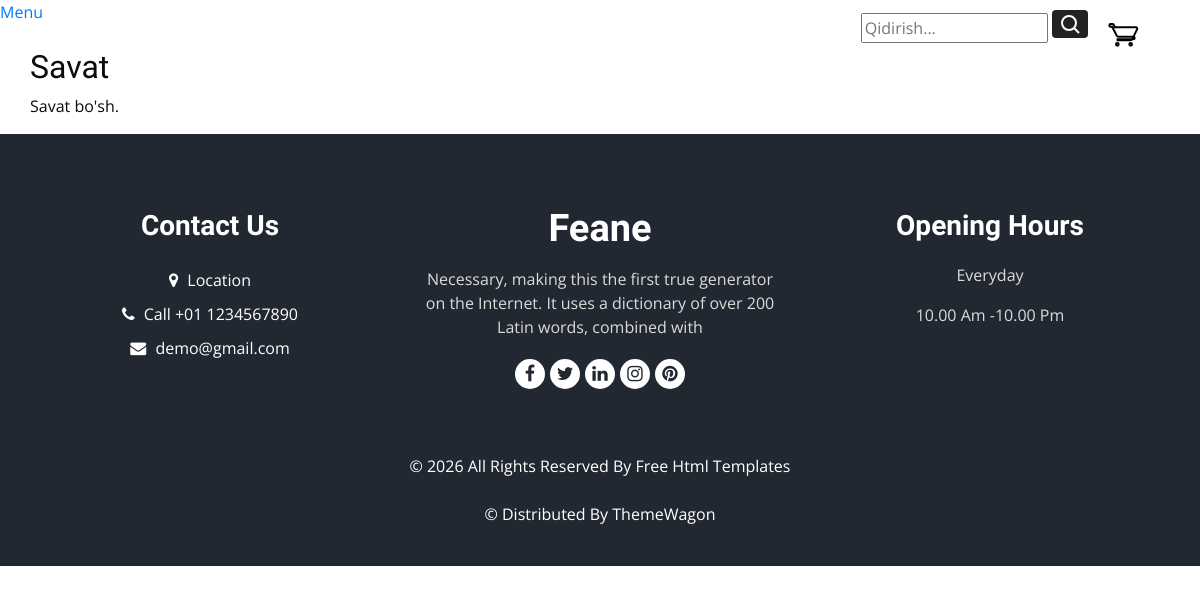
/cart/ (signed in), run on an earlier commit of the app's database.
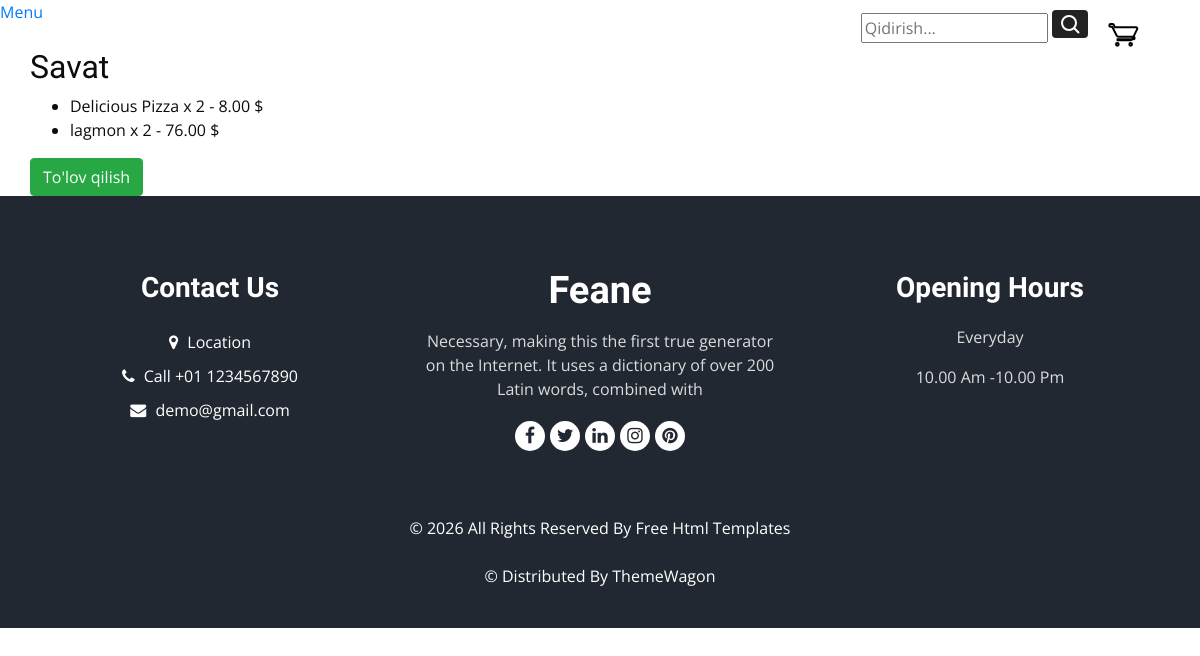
And on a later commit of the database.
### main/models.py (models this page shows, shortened)
class OrderProduct(models.Model):
    order = models.ForeignKey(Order, on_delete=models.CASCADE, related_name='items')
    product = models.ForeignKey(Product, on_delete=models.CASCADE)
    quantity = models.PositiveIntegerField(default=1)

class Product(models.Model):
    title = models.CharField(max_length=255)
    description = models.TextField(null=True, blank=True)
    image = models.ImageField(upload_to='products/', null=True, blank=True)
    price = models.DecimalField(max_digits=10, decimal_places=2)
    discount = models.IntegerField(default=0)
    is_active = models.BooleanField(default=True)
    category = models.ForeignKey(Category, on_delete=models.SET_NULL, null=True,related_name='products')
    class Meta:
        permissions = [
            ("can_delevry_pizzas","can")
        ]

### main/views.py (the view)
# urls.py: path('cart/',                    cart_view,          name='cart'),
@login_required(login_url='main:login')
def cart_view(request):
    order = Order.objects.filter(
        user=request.user,
        status='pending'
    ).first()
    return render(request, 'main/cart.html', {'order': order})

### templates/main/cart.html
{% extends 'base.html' %}
{% block main %}
<div class="container mt-4">
    <h2>Savat</h2>
    {% if order and order.items.all %}
        <ul>
        {% for item in order.items.all %}
            <li>{{ item.product.title }} x {{ item.quantity }} - {{ item.product.price }} $</li>
        {% endfor %}
        </ul>
        <a href="{% url 'payment' %}" class="btn btn-success">To'lov qilish</a>
    {% else %}
        <p>Savat bo'sh.</p>
    {% endif %}
</div>
{% endblock %}

### templates/base.html (shortened to what this page needs)
  <a href="{% url 'menu' %}">Menu</a>
<!DOCTYPE html>
<html lang="uz">
<head>
  {% include 'components/_styles.html' %}
</head>
<body>
<div style="position:absolute;top:10px;right:60px;z-index:1000;display:flex;gap:20px;align-items:center;">
  <form method="get" action="{% url 'product_search' %}" style="display:inline-block;">
    <input type="text" name="q" placeholder="Qidirish...">
    <button type="submit" style="background:#222;color:#fff;border:none;padding:4px 8px;border-radius:4px;display:inline-flex;align-items:center;justify-content:center;">
      <svg xmlns="http://www.w3.org/2000/svg" width="20" height="20" fill="currentColor" viewBox="0 0 20 20">
        <circle cx="9" cy="9" r="7" stroke="#fff" stroke-width="2" fill="none"/>
        <line x1="14" y1="14" x2="19" y2="19" stroke="#fff" stroke-width="2"/>
      </svg>
    </button>
  </form>
  <a href="{% url 'cart' %}" title="Savat" style="position:relative;display:inline-block;">
  </a>
</div>
{% block main %}{% endblock main %}
{% include 'components/_footer.html' %}
</body>
</html>

### templates/components/_icon.html (shortened to what this page needs)
  {% load static %}

### templates/components/_styles.html (shortened to what this page needs)
{% load static %}
  <link rel="stylesheet" type="text/css" href="{% static 'css/bootstrap.css' %}" />
  <link rel="stylesheet" type="text/css" href="https://cdnjs.cloudflare.com/ajax/libs/OwlCarousel2/2.3.4/assets/owl.carousel.min.css" />
  <link rel="stylesheet" href="https://cdnjs.cloudflare.com/ajax/libs/jquery-nice-select/1.1.0/css/nice-select.min.css" />
  <link href="{% static 'css/font-awesome.min.css' %}" rel="stylesheet" />
  <link href="{% static 'css/style.css' %}" rel="stylesheet" />
  <link href="{% static 'css/responsive.css' %}" rel="stylesheet" />

### templates/components/_footer.html (shortened to what this page needs)
{% load static %}
<footer class="footer_section">
    <div class="container">
      <div class="row">
        <div class="col-md-4 footer-col">
          <div class="footer_contact">
            <h4>
              Contact Us
            </h4>
            <div class="contact_link_box">
              <a href="">
                <i class="fa fa-map-marker" aria-hidden="true"></i>
                <span>
                  Location
                </span>
              </a>
              <a href="">
                <i class="fa fa-phone" aria-hidden="true"></i>
                <span>
                  Call +01 1234567890
                </span>
              </a>
              <a href="">
                <i class="fa fa-envelope" aria-hidden="true"></i>
                <span>
                  demo@gmail.com
                </span>
              </a>
            </div>
          </div>
        </div>
        <div class="col-md-4 footer-col">
          <div class="footer_detail">
            <a href="" class="footer-logo">
              Feane
            </a>
            <p>
              Necessary, making this the first true generator on the Internet. It uses a dictionary of over 200 Latin words, combined with
            </p>
            <div class="footer_social">
              <a href="">
                <i class="fa fa-facebook" aria-hidden="true"></i>
              </a>
              <a href="">
                <i class="fa fa-twitter" aria-hidden="true"></i>
              </a>
              <a href="">
                <i class="fa fa-linkedin" aria-hidden="true"></i>
              </a>
              <a href="">
                <i class="fa fa-instagram" aria-hidden="true"></i>
              </a>
              <a href="">
                <i class="fa fa-pinterest" aria-hidden="true"></i>
              </a>
            </div>
          </div>
        </div>
        <div class="col-md-4 footer-col">
          <h4>
            Opening Hours
          </h4>
          <p>
            Everyday
          </p>
          <p>
            10.00 Am -10.00 Pm
          </p>
        </div>
      </div>
      <div class="footer-info">
        <p>
          &copy; <span id="displayYear"></span> All Rights Reserved By
          <a href="https://html.design/">Free Html Templates</a><br><br>
          &copy;  Distributed By
          <a href="https://themewagon.com/" target="_blank">ThemeWagon</a>
        </p>
      </div>
    </div>
  </footer>

### templates/components/_scripts.html (shortened to what this page needs)
{% load static %}

### static/css/style.css (style rules this page uses)
body { font-family: "Open Sans", sans-serif; color: #0c0c0c; background-color: #ffffff; overflow-x: hidden; }
h1, h2 { font-family: 'Dancing Script', cursive; }
a, a:hover, a:focus { text-decoration: none; }
.btn, .btn:focus { outline: none !important; -webkit-box-shadow: none; box-shadow: none; }
.footer_section { background-color: #222831; color: #ffffff; padding: 75px 0 40px 0; text-align: center; }
.footer_section h4 { font-size: 28px; }
.footer_section h4, .footer_section .footer-logo { font-weight: 600; margin-bottom: 20px; font-family: 'Dancing Script', cursive; }
.footer_section p { color: #dbdbdb; }
.footer_section .footer-col { margin-bottom: 30px; }
.footer_section .footer_contact .contact_link_box { display: -webkit-box; display: -ms-flexbox; display: flex; -webkit-box-orient: vertical; -webkit-box-direction: normal; -ms-flex-direction: column; flex-direction: column; }
.footer_section .footer_contact .contact_link_box a { margin: 5px 0; color: #ffffff; }
.footer_section .footer_contact .contact_link_box a i { margin-right: 5px; }
.footer_section .footer-logo { display: block; font-weight: bold; font-size: 38px; line-height: 1; color: #ffffff; }
.footer_section .footer_social { display: -webkit-box; display: -ms-flexbox; display: flex; -webkit-box-pack: center; -ms-flex-pack: center; justify-content: center; margin-top: 20px; margin-bottom: 10px; }
.footer_section .footer_social a { display: -webkit-box; display: -ms-flexbox; display: flex; -webkit-box-pack: center; -ms-flex-pack: center; justify-content: center; -webkit-box-align: center; -ms-flex-align: center; align-items: center; color: #222831; width: 30px; height: 30px; border-radius: 100%; background-color: #ffffff; border-radius: 100%; margin: 0 2.5px; font-size: 18px; }
.footer_section .footer-info { text-align: center; margin-top: 25px; }
.footer_section .footer-info p { color: #ffffff; margin: 0; }
.footer_section .footer-info p a { color: inherit; }

### static/css/responsive.css (style rules this page uses)
@media (min-width: 1200px) { .container { max-width: 1170px; } }

What changed in the data, as far as the page shows it:
added OrderProduct: product "Delicious Pizza", quantity "2", product.price "8.00"
added OrderProduct: product "lagmon", quantity "2", product.price "76.00"
Also different on the page:
text no longer shown: "Savat bo'sh."
text now shown: "To'lov qilish"
